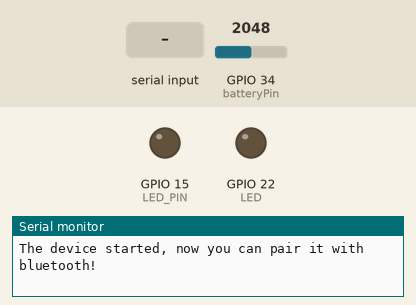
Bench run of a sketch on a simulated ESP32. On the bench: output pins drawn as LEDs (lit = HIGH), the last lines printed to the serial monitor. Dashed ring = blinking. The test bench sets the inputs (shaded band); at power-on: GPIO 34 (batteryPin) = 2048. Nothing arrives over Bluetooth unless stated.

Above: at 1.2 s.
1.3 s: "blink_on\n" received over the second serial link
At 2.2 s:
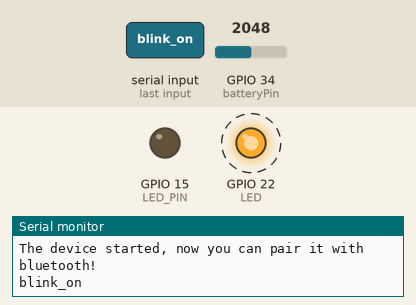
7.7 s: "led_on\n" received over the second serial link
11.2 s: "led_off\n" received over the second serial link
Timing chart, 0 to 20.7 s (numbered marks = the images above; inputs shaded):
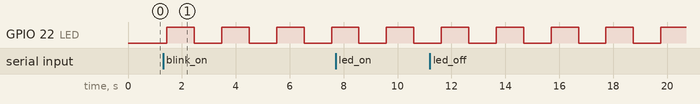

The sketch:

Remote_LED.ino
```cpp
#include "BluetoothSerial.h"

#if !defined(CONFIG_BT_ENABLED) || !defined(CONFIG_BLUEDROID_ENABLED)
#error Bluetooth is not enabled! Please run `make menuconfig` to and enable it
#endif

#define LED_PIN 15  // For Test
#define LED 22
#define batteryPin 34

String message = "";
String command = "";
char incomingChar;

int sensorValue = 0;
float calibration = 0.2;
float voltage;
int bat_percentage;

int blink_switch = 0;
int ledState = LOW;
unsigned long previousMillis = 0;
long interval = 1000; // 변경 가능해야함
unsigned long previousMillis2 = 0;
const long interval2 = 2000;

BluetoothSerial SerialBT;

void setup() {
  Serial.begin(115200);
  SerialBT.begin("LED_Remote"); //Bluetooth device name
  Serial.println("The device started, now you can pair it with bluetooth!");
  ledcSetup(0, 5000, 8);
  ledcAttachPin(LED_PIN, 0);
  pinMode(LED, OUTPUT);
}

void loop() {
  // 시리얼 쓴 것 -> 블루투스로 전송
  if (Serial.available()) {
    SerialBT.write(Serial.read());


  }

  // 블루투스 받아온 것 -> 시리얼에 쓰기
  // Read received messages (LED control command)
  if (SerialBT.available()){
    char incomingChar = SerialBT.read();
    if (incomingChar != '\n'){    // 개행 문자로 안끝나면 계속 추가
      message += String(incomingChar);
    }
    else{
      message = ""; // 개행문자면 끝
    }
    Serial.write(incomingChar);  // 받은 것 계속 쓰기
  }
  // Check received message and control output accordingly
  int secondIndex1 = message.indexOf('!');
  int secondIndex2 = message.indexOf('s');  // s 전까지는 -1
  int size_of_message = message.length();   // 문자열 끝은 \0까지 있음

  command = message.substring(0, secondIndex1);
  int _time = message.substring(secondIndex1+1, secondIndex2).toInt();
//  delay(500);
  if ((_time != 0) && (secondIndex2 == size_of_message-1)){
    interval = _time;
  }

//  Serial.print("s 찾기 : ");
//  Serial.println(secondIndex2);
//  Serial.print("전체길이 : ");
//  Serial.println(size_of_message);
//  Serial.print("간격 : ");
//  Serial.println(interval);

  if (message =="led_on"){
    digitalWrite(LED, HIGH);
    //Serial.println("Turn ON");
  }
  else if (message =="led_off"){
    digitalWrite(LED, LOW);
    //Serial.println("Turn OFF");
  }else if (command == "blink_on"){
    blink_switch = 1;
  }else if (message == "blink_off"){
    digitalWrite(LED, LOW);
    blink_switch = 0;
  }

  if (blink_switch == 1){
    blink_led();
  }

  delay(20);
  batteryCheck();
  SerialBT.println(String(voltage) + "," + String(bat_percentage) + ",");
}


void led_control(){
  for(int i=0;i<=255; i++)
  {
    ledcWrite(0, i);
    Serial.println(i);
    delay(100);
  }
}

void blink_led(){
  unsigned long currentMillis = millis();
  if (currentMillis - previousMillis >= interval){
    previousMillis = currentMillis;
    if (ledState == LOW){
      ledState = HIGH;
    }else{
      ledState = LOW;
    }
    digitalWrite(LED, ledState);
  }
}

void batteryCheck(){
  unsigned long currentMillis2 = millis();
  if (currentMillis2 - previousMillis2 >= interval2){
    previousMillis2 = currentMillis2;
    sensorValue = analogRead(batteryPin);
    //Serial.print("sensor : ");
    //Serial.println(sensorValue);

    voltage = (((sensorValue * 3.3) / 4095) * 2 + calibration);

    //Serial.print("VOLT : ");
    //Serial.print(voltage);
    //Serial.println("V");


    bat_percentage = (float)map((int)(voltage * 1000), 2500, 4200, 0, 100);

    if (bat_percentage >= 100){
      bat_percentage = 100;
    }
    if (bat_percentage <= 0){
      bat_percentage = 1;
    }
    //Serial.print("percentage : ");
    //Serial.print(bat_percentage);
    //Serial.println("%");
  }
}
```

Measured:
- after the input at 1.3 s, GPIO 22 (LED): alternates HIGH for 1.0 s and LOW for 1.0 s, starting after 0.14 s
